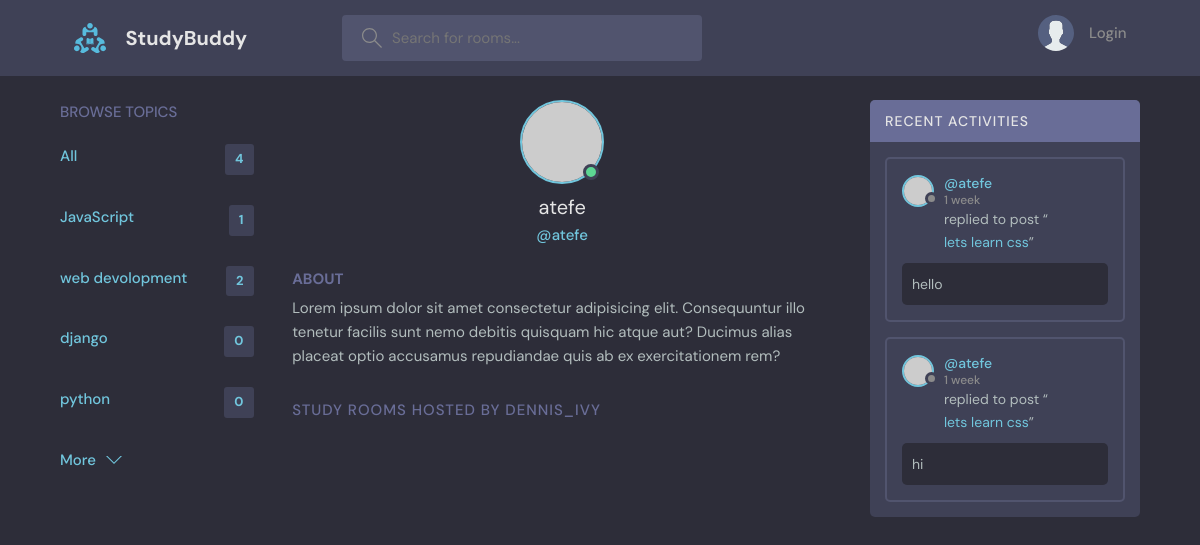
The app's page /user-profile/3, older data.
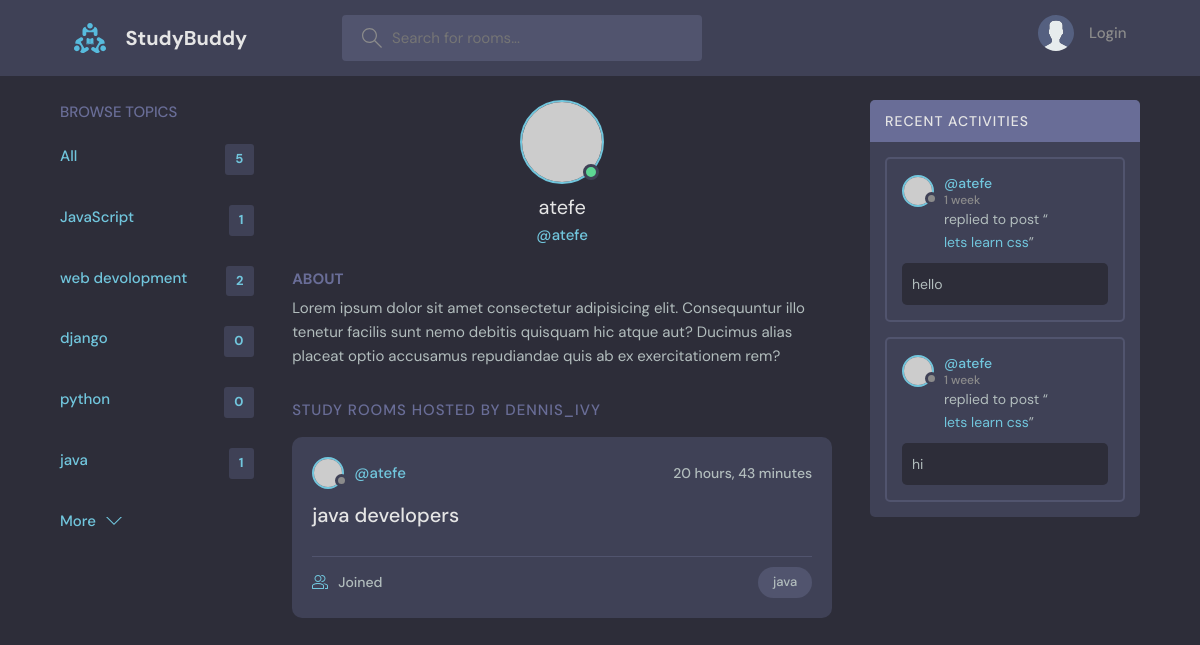
The same page, newer data.
### base/models.py (models this page shows, shortened)
class Topic(models.Model):
    name = models.CharField(_("name"), max_length=200)
    class Meta:
        verbose_name = 'topic'
        verbose_name_plural = 'topics'

class Message(models.Model):
    user = models.ForeignKey(User, verbose_name=_("user"), on_delete=models.CASCADE)
    room = models.ForeignKey("base.Room", verbose_name=_("room"), on_delete=models.CASCADE)
    body = models.TextField(_("body"))
    updated = models.DateTimeField(_("update"), auto_now=True)
    created = models.DateTimeField(_("create"), auto_now_add=True)
    class Meta:
        ordering = ["-updated","-created"]
    def __str__(self):
        return self.body[:50]

class Room(models.Model):
    host = models.ForeignKey(User, verbose_name=_("host"), on_delete=models.SET_NULL, null=True)
    topic = models.ForeignKey("base.Topic", verbose_name=_("topic"), on_delete=models.SET_NULL, null=True)
    name = models.CharField(_("name"), max_length=200)
    description = models.TextField(_("description"), null=True, blank=True)
    participant = models.ManyToManyField(User, related_name="participant" , verbose_name=_("participants"))
    updated = models.DateTimeField(_("update"), auto_now=True)
    created = models.DateTimeField(_("create"), auto_now_add=True)
    def __str__(self):
        return self.name
    class Meta:
        db_table = 'Room'
        verbose_name = 'room'
        verbose_name_plural = 'rooms'
        ordering = ["-updated","-created"]

### base/views.py (the view)
# urls.py: path("user-profile/<int:id>", views.userProfile, name = "user-profile" ),
def userProfile(request,id):
        user = User.objects.get(id=id)
        rooms = user.room_set.all()
        activities = user.message_set.all()
        topic = Topic.objects.all()
        context = {"rooms": rooms, "topics": topic,"activities":activities, 'user':user}
        return render(request, "base/user-profile.html", context)

### base/templates/base/user-profile.html (shortened to what this page needs)
{% extends "main.html" %}
{% block content %}
  <main class="profile-page layout layout--3">
    <div class="container">
        {% include "base/topics_component.html" %}
      <div class="roomList">
        <div class="profile">
          <div class="profile__avatar">
            <div class="avatar avatar--large active">
              <img src="https://randomuser.me/api/portraits/men/11.jpg" />
            </div>
          </div>
          <div class="profile__info">
            <h3>{{user.username}}</h3>
            <p>@{{user.username}}</p>
          </div>
          <div class="profile__about">
            <h3>About</h3>
            <p>
              Lorem ipsum dolor sit amet consectetur adipisicing elit. Consequuntur illo tenetur
              facilis sunt nemo debitis quisquam hic atque aut? Ducimus alias placeat optio
              accusamus repudiandae quis ab ex exercitationem rem?
            </p>
          </div>
        </div>
        <div class="roomList__header">
          <div>
            <h2>Study Rooms Hosted by dennis_ivy</a>
            </h2>
          </div>
        </div>
        {% include "base/feed_component.html" %}
      </div>
      {% include "base/activity_component.html" %}
    </div>
  </main>
{% endblock content %}

### base/templates/base/topics_component.html
<div class="topics">
    <div class="topics__header">
      <h2>Browse Topics</h2>
    </div>
    <ul class="topics__list">
      <li>
        <a href="{% url 'home' %}" class="active">All <span>{{topics.count}}</span></a>
      </li>
      {% for topic in topics  %}
      <li>
        <a href="{% url 'home'%}?q={{topic.name}} " class="active">{{topic.name}} <span>{{topic.room_set.all.count}}</span></a>
      </li>
      {% endfor %}
    </ul>
    <a class="btn btn--link" href="topics.html">
      More
      <svg version="1.1" xmlns="http://www.w3.org/2000/svg" width="32" height="32" viewBox="0 0 32 32">
        <title>chevron-down</title>
        <path d="M16 21l-13-13h-3l16 16 16-16h-3l-13 13z"></path>
      </svg>
    </a>
  </div>

### base/templates/base/feed_component.html (shortened to what this page needs)
{% for room in rooms  %}
<div class="roomListRoom">
    <div class="roomListRoom__header">
      <a href="{% url 'user-profile' room.host.id %}" class="roomListRoom__author">
        <div class="avatar avatar--small">
          <img src="https://randomuser.me/api/portraits/women/11.jpg" />
        </div>
        <span>@{{room.host.username}}</span>
      </a>
      <div class="roomListRoom__actions">
        <span>{{room.created | timesince}}</span>
      </div>
    </div>
    <div class="roomListRoom__content">
      <a href="{% url 'room' room.id %}">{{ room.name }}</a>
    </div>
    <div class="roomListRoom__meta">
      <a href="{% url 'room' room.id %}" class="roomListRoom__joined">
        {{room.participants.all.count}} Joined
      </a>
      <p class="roomListRoom__topic">{{room.topic.name}}</p>
    </div>
  </div>
  {% endfor %}

### base/templates/base/activity_component.html (shortened to what this page needs)
<div class="activities">
  <div class="activities__header">
    <h2>Recent Activities</h2>
  </div>
  {% for activity in activities  %}
  <div class="activities__box">
    <div class="activities__boxHeader roomListRoom__header">
      <a href="{% url 'user-profile' activity.user.id %}" class="roomListRoom__author">
        <div class="avatar avatar--small">
          <img src="https://randomuser.me/api/portraits/women/11.jpg" />
        </div>
        <p>
          @{{activity.user}}
          <span>{{activity.created|timesince}}</span>
        </p>
      </a>
    </div>
    <div class="activities__boxContent">
      <p>replied to post “<a href="{% url 'room' activity.room.id %}">{{activity.room}}</a>”</p>
      <div class="activities__boxRoomContent">
       {{activity}}
      </div>
    </div>
  </div>
  {% endfor %}
</div>

Row changes from the older to the newer data that the page shows:
added Topic: name "java", room_set.all.count "1"
added Room: host.username "atefe", created "20 hours, 43 minutes", name "java developers", topic.name "java"
Text that changed along with them:
{{ topics.count }}: "4" → "5"
